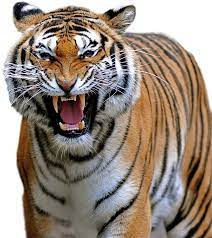
#> input picture Cartoon/images/tiger.jpg, 212 x 238 px
$ jupyter execute carton.ipynb
#> lines starting #> are read from the running program, lines starting #| are printed output that depends on the picture; after the words box and inside, x2 and y2 are one past the last pixel; in counts of white or black regions, pixels touching at a corner belong together
[cell 1]
import cv2
import numpy as np
import matplotlib.pyplot as plt

[cell 2]
def read_file(image_path):
#> called with image_path = 'images/tiger.jpg'
    image_path = cv2.imread(image_path)
#> image_path is the input picture: shape (238, 212, 3); mean B, G, R 125.6, 137.1, 151.5
    image_path = cv2.cvtColor(image_path , cv2.COLOR_BGR2RGB)
    plt.imshow(image_path)
    plt.title('Original Image')
    plt.axis("off")
    plt.show()
    return image_path

[cell 3]
image_path = "images/tiger.jpg"
image_path = read_file(image_path)

[cell 4]
#Create Edge mask
def edge_mask(image_path , line_size, blur_value):
#> called with line_size = 7, blur_value = 7
    gray = cv2.cvtColor(image_path, cv2.COLOR_RGB2GRAY)
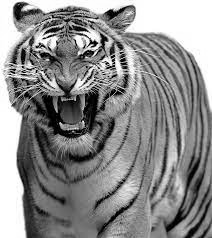
#> gray: shape (238, 212); min 0, max 255, mean 140.1
    gray_blur = cv2.medianBlur(gray, blur_value)
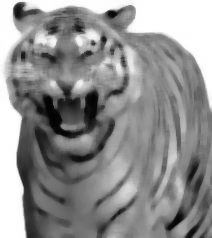
#> gray_blur: shape (238, 212); min 2, max 255, mean 143.4

    edges = cv2.adaptiveThreshold(gray_blur, 255, cv2.ADAPTIVE_THRESH_MEAN_C,cv2.THRESH_BINARY, line_size, blur_value)
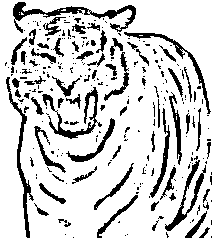
#> edges: shape (238, 212); 81.5% white; 264 black regions (196 under 20 px), largest, box (x1, y1, x2, y2) and area: (13, 2, 136, 33) 870, (42, 87, 102, 139) 651, (6, 77, 34, 238) 648

    return edges

[cell 5]
line_size, blur_value=7,7
edges = edge_mask(image_path, line_size, blur_value)
plt.imshow(edges)
plt.title('Edges of Images')
plt.axis("off")
plt.show()

[cell 6]
#Reduce the colour plate
def color_quantization(img , k):

    #transforming the image
#> called with k = 3
    data = np.float32(img).reshape((-1,4))

    # Determine the critria
    criteria = (cv2.TERM_CRITERIA_EPS + cv2.TERM_CRITERIA_MAX_ITER, 20, 0.001)

    # Implementing K-Means
    ret, label, center = cv2.kmeans(data, k, None, criteria, 10, cv2.KMEANS_RANDOM_CENTERS)
#> ret = 166347766.7; center = [[54.75, 55.16, 54.58, 54.39], [241.7, 241.8, 241.8, 241], [135.3, 134.9, 135.4, 135]]
    center = np.uint8(center)
#> center = [[54, 55, 54, 54], [241, 241, 241, 240], [135, 134, 135, 134]]

    result = center[label.flatten()]
    result = result.reshape(img.shape)
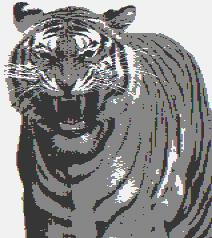
#> result: shape (238, 212, 3); mean R, G, B 138, 137.4, 136.9

    return result

[cell 7]
img_quantiz = color_quantization(image_path , k=3)
plt.imshow(img_quantiz)
plt.title('Quantized Image')
plt.axis("off")
plt.show()

[cell 8]
#Reduce the noise in image
blurred = cv2.bilateralFilter(img_quantiz, d=7, sigmaColor=200,sigmaSpace=200)
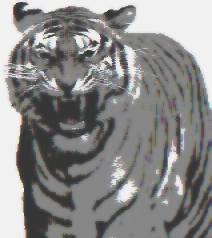
#> blurred: shape (238, 212, 3); mean R, G, B 138.1, 137.5, 137
plt.imshow(blurred)
plt.title('Blurred Image')
plt.axis("off")
plt.show()

[cell 9]
#Combine Edge Mask and with quantiz img
def cartoon():
    c = cv2.bitwise_and(blurred, blurred, mask = edges)
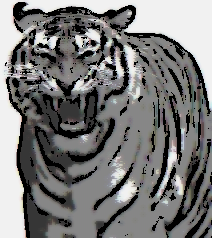
#> c: shape (238, 212, 3); mean R, G, B 121.1, 120.7, 120.3

    plt.imshow(c)
    plt.title('Cartoonified Image')
    plt.axis("off")
    plt.imsave
    plt.show()

$ run again, with Cartoon/images/nature.jpg copied over Cartoon/images/tiger.jpg
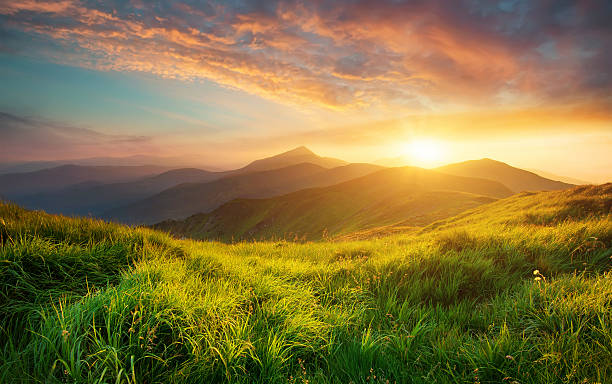
#> input picture Cartoon/images/nature.jpg, 612 x 384 px
#> in read_file, image_path is the input picture: shape (384, 612, 3); mean B, G, R 66.6, 117.5, 134.5
#> in edge_mask, `edges = cv2.adaptiveThreshold(gray_blur, 255, cv2.ADAPTIVE_THRESH_MEAN..`:
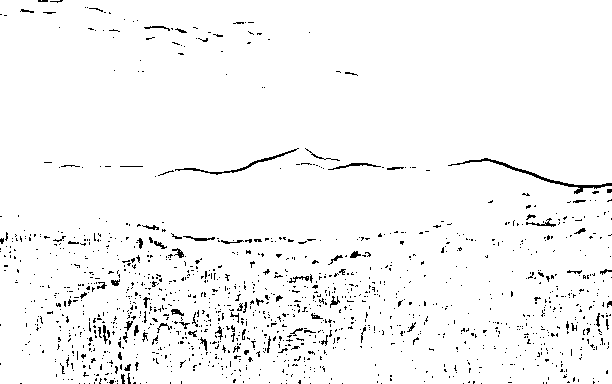
#> edges: shape (384, 612); 96.7% white; black in thin lines or dots
#> in color_quantization, `ret, label, center = cv2.kmeans(data, k, None, criteria, 10, cv2.KMEAN..`: ret = 1.37e+09; center = [[45.54, 50.5, 49.14, 45.09], [104.7, 116.8, 123.4, 105.2], [194.7, 168.9, 160.3, 194.3]]
#> in color_quantization, `center = np.uint8(center)`: center = [[45, 50, 49, 45], [104, 116, 123, 105], [194, 168, 160, 194]]
#> in cartoon, `c = cv2.bitwise_and(blurred, blurred, mask = edges)`:
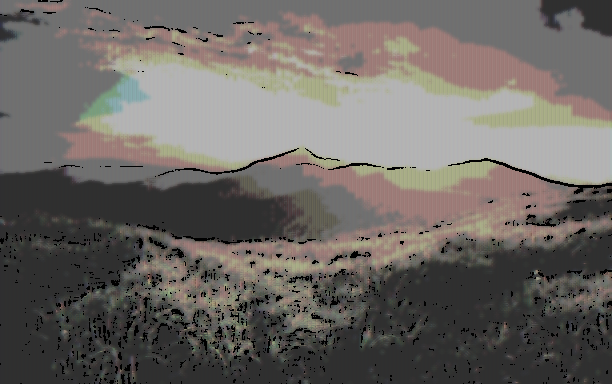
#> c: shape (384, 612, 3); mean R, G, B 107, 102.6, 98.7
